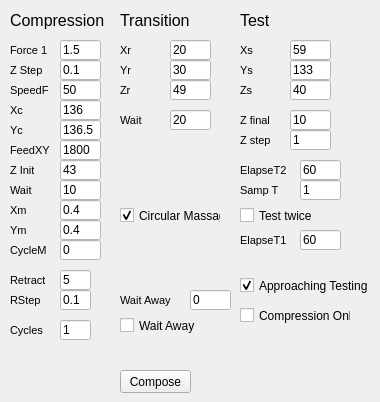
      <widget class="QWidget" name="tab_13">
       <attribute name="title">
        <string>FormalC&amp;T</string>
       </attribute>
       <widget class="QLineEdit" name="lineEdit_FormalCT_RetractionStep">
        <property name="geometry">
         <rect>
          <x>60</x>
          <y>290</y>
          <width>31</width>
          <height>20</height>
         </rect>
        </property>
        <property name="styleSheet">
         <string notr="true">background-color: rgb(255, 255, 255)</string>
        </property>
        <property name="text">
         <string>0.1</string>
        </property>
       </widget>
       <widget class="QLabel" name="label_IncrementSpeen_39">
        <property name="geometry">
         <rect>
          <x>10</x>
          <y>40</y>
          <width>41</width>
          <height>21</height>
         </rect>
        </property>
        <property name="font">
         <font>
          <pointsize>8</pointsize>
         </font>
        </property>
        <property name="text">
         <string>Force 1</string>
        </property>
        <property name="alignment">
         <set>Qt::AlignLeading|Qt::AlignLeft|Qt::AlignVCenter</set>
        </property>
       </widget>
       <widget class="QLabel" name="label_IncrementSpeen_40">
        <property name="geometry">
         <rect>
          <x>10</x>
          <y>80</y>
          <width>41</width>
          <height>21</height>
         </rect>
        </property>
        <property name="font">
         <font>
          <pointsize>8</pointsize>
         </font>
        </property>
        <property name="text">
         <string>SpeedF</string>
        </property>
        <property name="alignment">
         <set>Qt::AlignLeading|Qt::AlignLeft|Qt::AlignVCenter</set>
        </property>
       </widget>
       <widget class="QLineEdit" name="lineEdit_FormalCT_Retraction">
        <property name="geometry">
         <rect>
          <x>60</x>
          <y>270</y>
          <width>31</width>
          <height>20</height>
         </rect>
        </property>
        <property name="styleSheet">
         <string notr="true">background-color: rgb(255, 255, 255)</string>
        </property>
        <property name="text">
         <string>5</string>
        </property>
       </widget>
       <widget class="QLineEdit" name="lineEdit_FormalCT_CompressionCycles">
        <property name="geometry">
         <rect>
          <x>60</x>
          <y>320</y>
          <width>31</width>
          <height>20</height>
         </rect>
        </property>
        <property name="styleSheet">
         <string notr="true">background-color: rgb(255, 255, 255)</string>
        </property>
        <property name="text">
         <string>1</string>
        </property>
       </widget>
       <widget class="QLabel" name="label_IncrementSpeen_41">
        <property name="geometry">
         <rect>
          <x>10</x>
          <y>270</y>
          <width>41</width>
          <height>21</height>
         </rect>
        </property>
        <property name="font">
         <font>
          <pointsize>8</pointsize>
         </font>
        </property>
        <property name="text">
         <string>Retract</string>
        </property>
        <property name="alignment">
         <set>Qt::AlignLeading|Qt::AlignLeft|Qt::AlignVCenter</set>
        </property>
       </widget>
       <widget class="QLabel" name="label_IncrementSpeen_42">
        <property name="geometry">
         <rect>
          <x>10</x>
          <y>60</y>
          <width>41</width>
          <height>21</height>
         </rect>
        </property>
        <property name="font">
         <font>
          <pointsize>8</pointsize>
         </font>
        </property>
        <property name="text">
         <string>Z Step</string>
        </property>
        <property name="alignment">
         <set>Qt::AlignLeading|Qt::AlignLeft|Qt::AlignVCenter</set>
        </property>
       </widget>
       <widget class="QLineEdit" name="lineEdit_FormalCT_ZFeed">
        <property name="geometry">
         <rect>
          <x>60</x>
          <y>80</y>
          <width>41</width>
          <height>20</height>
         </rect>
        </property>
        <property name="styleSheet">
         <string notr="true">background-color: rgb(255, 255, 255)</string>
        </property>
        <property name="text">
         <string>50</string>
        </property>
       </widget>
       <widget class="QLabel" name="label_IncrementSpeen_43">
        <property name="geometry">
         <rect>
          <x>10</x>
          <y>320</y>
          <width>41</width>
          <height>21</height>
         </rect>
        </property>
        <property name="font">
         <font>
          <pointsize>8</pointsize>
         </font>
        </property>
        <property name="text">
         <string>Cycles</string>
        </property>
        <property name="alignment">
         <set>Qt::AlignLeading|Qt::AlignLeft|Qt::AlignVCenter</set>
        </property>
       </widget>
       <widget class="QLineEdit" name="lineEdit_FormalCT_ZStep1">
        <property name="geometry">
         <rect>
          <x>60</x>
          <y>60</y>
          <width>41</width>
          <height>20</height>
         </rect>
        </property>
        <property name="styleSheet">
         <string notr="true">background-color: rgb(255, 255, 255)</string>
        </property>
        <property name="text">
         <string>0.1</string>
        </property>
       </widget>
       <widget class="QLineEdit" name="lineEdit_FormalCT_Force1">
        <property name="geometry">
         <rect>
          <x>60</x>
          <y>40</y>
          <width>41</width>
          <height>20</height>
         </rect>
        </property>
        <property name="styleSheet">
         <string notr="true">background-color: rgb(255, 255, 255)</string>
        </property>
        <property name="text">
         <string>1.5</string>
        </property>
       </widget>
       <widget class="QLabel" name="label_IncrementSpeen_44">
        <property name="geometry">
         <rect>
          <x>10</x>
          <y>290</y>
          <width>41</width>
          <height>21</height>
         </rect>
        </property>
        <property name="font">
         <font>
          <pointsize>8</pointsize>
         </font>
        </property>
        <property name="text">
         <string>RStep</string>
        </property>
        <property name="alignment">
         <set>Qt::AlignLeading|Qt::AlignLeft|Qt::AlignVCenter</set>
        </property>
       </widget>
       <widget class="QLabel" name="label_IncrementSpeen_45">
        <property name="geometry">
         <rect>
          <x>10</x>
          <y>10</y>
          <width>101</width>
          <height>21</height>
         </rect>
        </property>
        <property name="font">
         <font>
          <pointsize>12</pointsize>
         </font>
        </property>
        <property name="text">
         <string>Compression</string>
        </property>
        <property name="alignment">
         <set>Qt::AlignLeading|Qt::AlignLeft|Qt::AlignVCenter</set>
        </property>
       </widget>
       <widget class="QLabel" name="label_IncrementSpeen_46">
        <property name="geometry">
         <rect>
          <x>10</x>
          <y>100</y>
          <width>41</width>
          <height>21</height>
         </rect>
        </property>
        <property name="font">
         <font>
          <pointsize>8</pointsize>
         </font>
        </property>
        <property name="text">
         <string>Xc</string>
        </property>
        <property name="alignment">
         <set>Qt::AlignLeading|Qt::AlignLeft|Qt::AlignVCenter</set>
        </property>
       </widget>
       <widget class="QLineEdit" name="lineEdit_FormalCT_XCenter">
        <property name="geometry">
         <rect>
          <x>60</x>
          <y>100</y>
          <width>41</width>
          <height>20</height>
         </rect>
        </property>
        <property name="styleSheet">
         <string notr="true">background-color: rgb(255, 255, 255)</string>
        </property>
        <property name="text">
         <string>136</string>
        </property>
       </widget>
       <widget class="QLineEdit" name="lineEdit_FormalCT_YCenter">
        <property name="geometry">
         <rect>
          <x>60</x>
          <y>120</y>
          <width>41</width>
          <height>20</height>
         </rect>
        </property>
        <property name="styleSheet">
         <string notr="true">background-color: rgb(255, 255, 255)</string>
        </property>
        <property name="text">
         <string>136.5</string>
        </property>
       </widget>
       <widget class="QLabel" name="label_IncrementSpeen_47">
        <property name="geometry">
         <rect>
          <x>10</x>
          <y>120</y>
          <width>41</width>
          <height>21</height>
         </rect>
        </property>
        <property name="font">
         <font>
          <pointsize>8</pointsize>
         </font>
        </property>
        <property name="text">
         <string>Yc</string>
        </property>
        <property name="alignment">
         <set>Qt::AlignLeading|Qt::AlignLeft|Qt::AlignVCenter</set>
        </property>
       </widget>
       <widget class="QLabel" name="label_IncrementSpeen_48">
        <property name="geometry">
         <rect>
          <x>10</x>
          <y>160</y>
          <width>41</width>
          <height>21</height>
         </rect>
        </property>
        <property name="font">
         <font>
          <pointsize>8</pointsize>
         </font>
        </property>
        <property name="text">
         <string>Z Init</string>
        </property>
        <property name="alignment">
         <set>Qt::AlignLeading|Qt::AlignLeft|Qt::AlignVCenter</set>
        </property>
       </widget>
       <widget class="QLineEdit" name="lineEdit_FormalCT_ZInitial">
        <property name="geometry">
         <rect>
          <x>60</x>
          <y>160</y>
          <width>41</width>
          <height>20</height>
         </rect>
        </property>
        <property name="styleSheet">
         <string notr="true">background-color: rgb(255, 255, 255)</string>
        </property>
        <property name="text">
         <string>43</string>
        </property>
       </widget>
       <widget class="QLabel" name="label_IncrementSpeen_49">
        <property name="geometry">
         <rect>
          <x>120</x>
          <y>40</y>
          <width>41</width>
          <height>21</height>
         </rect>
        </property>
        <property name="font">
         <font>
          <pointsize>8</pointsize>
         </font>
        </property>
        <property name="text">
         <string>Xr</string>
        </property>
        <property name="alignment">
         <set>Qt::AlignLeading|Qt::AlignLeft|Qt::AlignVCenter</set>
        </property>
       </widget>
       <widget class="QLineEdit" name="lineEdit_FormalCT_YRest">
        <property name="geometry">
         <rect>
          <x>170</x>
          <y>60</y>
          <width>41</width>
          <height>20</height>
         </rect>
        </property>
        <property name="styleSheet">
         <string notr="true">background-color: rgb(255, 255, 255)</string>
        </property>
        <property name="text">
         <string>30</string>
        </property>
       </widget>
       <widget class="QLabel" name="label_IncrementSpeen_50">
        <property name="geometry">
         <rect>
          <x>120</x>
          <y>60</y>
          <width>41</width>
          <height>21</height>
         </rect>
        </property>
        <property name="font">
         <font>
          <pointsize>8</pointsize>
         </font>
        </property>
        <property name="text">
         <string>Yr</string>
        </property>
        <property name="alignment">
         <set>Qt::AlignLeading|Qt::AlignLeft|Qt::AlignVCenter</set>
        </property>
       </widget>
       <widget class="QLineEdit" name="lineEdit_FormalCT_XRest">
        <property name="geometry">
         <rect>
          <x>170</x>
          <y>40</y>
          <width>41</width>
          <height>20</height>
         </rect>
        </property>
        <property name="styleSheet">
         <string notr="true">background-color: rgb(255, 255, 255)</string>
        </property>
        <property name="text">
         <string>20</string>
        </property>
       </widget>
       <widget class="QLabel" name="label_IncrementSpeen_51">
        <property name="geometry">
         <rect>
          <x>120</x>
          <y>10</y>
          <width>101</width>
          <height>21</height>
         </rect>
        </property>
        <property name="font">
         <font>
          <pointsize>12</pointsize>
         </font>
        </property>
        <property name="text">
         <string>Transition</string>
        </property>
        <property name="alignment">
         <set>Qt::AlignLeading|Qt::AlignLeft|Qt::AlignVCenter</set>
        </property>
       </widget>
       <widget class="QLabel" name="label_IncrementSpeen_52">
        <property name="geometry">
         <rect>
          <x>240</x>
          <y>10</y>
          <width>101</width>
          <height>21</height>
         </rect>
        </property>
        <property name="font">
         <font>
          <pointsize>12</pointsize>
         </font>
        </property>
        <property name="text">
         <string>Test</string>
        </property>
        <property name="alignment">
         <set>Qt::AlignLeading|Qt::AlignLeft|Qt::AlignVCenter</set>
        </property>
       </widget>
       <widget class="QLabel" name="label_IncrementSpeen_54">
        <property name="geometry">
         <rect>
          <x>120</x>
          <y>80</y>
          <width>41</width>
          <height>21</height>
         </rect>
        </property>
        <property name="font">
         <font>
          <pointsize>8</pointsize>
         </font>
        </property>
        <property name="text">
         <string>Zr</string>
        </property>
        <property name="alignment">
         <set>Qt::AlignLeading|Qt::AlignLeft|Qt::AlignVCenter</set>
        </property>
       </widget>
       <widget class="QLineEdit" name="lineEdit_FormalCT_ZRest">
        <property name="geometry">
         <rect>
          <x>170</x>
          <y>80</y>
          <width>41</width>
          <height>20</height>
         </rect>
        </property>
        <property name="styleSheet">
         <string notr="true">background-color: rgb(255, 255, 255)</string>
        </property>
        <property name="text">
         <string>49</string>
        </property>
       </widget>
       <widget class="QPushButton" name="button_ComposeFormalCT">
        <property name="geometry">
         <rect>
          <x>120</x>
          <y>370</y>
          <width>71</width>
          <height>23</height>
         </rect>
        </property>
        <property name="sizePolicy">
         <sizepolicy hsizetype="Fixed" vsizetype="Fixed">
          <horstretch>0</horstretch>
          <verstretch>0</verstretch>
         </sizepolicy>
        </property>
        <property name="maximumSize">
         <size>
          <width>200</width>
          <height>16777215</height>
         </size>
        </property>
        <property name="baseSize">
         <size>
          <width>0</width>
          <height>0</height>
         </size>
        </property>
        <property name="text">
         <string>Compose</string>
        </property>
       </widget>
       <widget class="QLineEdit" name="lineEdit_FormalCT_XYFeed">
        <property name="geometry">
         <rect>
          <x>60</x>
          <y>140</y>
          <width>41</width>
          <height>20</height>
         </rect>
        </property>
        <property name="styleSheet">
         <string notr="true">background-color: rgb(255, 255, 255)</string>
        </property>
        <property name="text">
         <string>1800</string>
        </property>
       </widget>
       <widget class="QLabel" name="label_IncrementSpeen_55">
        <property name="geometry">
         <rect>
          <x>10</x>
          <y>140</y>
          <width>41</width>
          <height>21</height>
         </rect>
        </property>
        <property name="font">
         <font>
          <pointsize>8</pointsize>
         </font>
        </property>
        <property name="text">
         <string>FeedXY</string>
        </property>
        <property name="alignment">
         <set>Qt::AlignLeading|Qt::AlignLeft|Qt::AlignVCenter</set>
        </property>
       </widget>
       <widget class="QLabel" name="label_IncrementSpeen_56">
        <property name="geometry">
         <rect>
          <x>120</x>
          <y>110</y>
          <width>41</width>
          <height>21</height>
         </rect>
        </property>
        <property name="font">
         <font>
          <pointsize>8</pointsize>
         </font>
        </property>
        <property name="text">
         <string>Wait</string>
        </property>
        <property name="alignment">
         <set>Qt::AlignLeading|Qt::AlignLeft|Qt::AlignVCenter</set>
        </property>
       </widget>
       <widget class="QLineEdit" name="lineEdit_FormalCT_TransitionWait">
        <property name="geometry">
         <rect>
          <x>170</x>
          <y>110</y>
          <width>41</width>
          <height>20</height>
         </rect>
        </property>
        <property name="styleSheet">
         <string notr="true">background-color: rgb(255, 255, 255)</string>
        </property>
        <property name="text">
         <string>20</string>
        </property>
       </widget>
       <widget class="QLabel" name="label_IncrementSpeen_57">
        <property name="geometry">
         <rect>
          <x>240</x>
          <y>40</y>
          <width>41</width>
          <height>21</height>
         </rect>
        </property>
        <property name="font">
         <font>
          <pointsize>8</pointsize>
         </font>
        </property>
        <property name="text">
         <string>Xs</string>
        </property>
        <property name="alignment">
         <set>Qt::AlignLeading|Qt::AlignLeft|Qt::AlignVCenter</set>
        </property>
       </widget>
       <widget class="QLineEdit" name="lineEdit_FormalCT_XTest">
        <property name="geometry">
         <rect>
          <x>290</x>
          <y>40</y>
          <width>41</width>
          <height>20</height>
         </rect>
        </property>
        <property name="styleSheet">
         <string notr="true">background-color: rgb(255, 255, 255)</string>
        </property>
        <property name="text">
         <string>59</string>
        </property>
       </widget>
       <widget class="QLineEdit" name="lineEdit_FormalCT_YTest">
        <property name="geometry">
         <rect>
          <x>290</x>
          <y>60</y>
          <width>41</width>
          <height>20</height>
         </rect>
        </property>
        <property name="styleSheet">
         <string notr="true">background-color: rgb(255, 255, 255)</string>
        </property>
        <property name="text">
         <string>133</string>
        </property>
       </widget>
       <widget class="QLabel" name="label_IncrementSpeen_58">
        <property name="geometry">
         <rect>
          <x>240</x>
          <y>60</y>
          <width>41</width>
          <height>21</height>
         </rect>
        </property>
        <property name="font">
         <font>
          <pointsize>8</pointsize>
         </font>
        </property>
        <property name="text">
         <string>Ys</string>
        </property>
        <property name="alignment">
         <set>Qt::AlignLeading|Qt::AlignLeft|Qt::AlignVCenter</set>
        </property>
       </widget>
       <widget class="QLineEdit" name="lineEdit_FormalCT_ZTest">
        <property name="geometry">
         <rect>
          <x>290</x>
          <y>80</y>
          <width>41</width>
          <height>20</height>
         </rect>
        </property>
        <property name="styleSheet">
         <string notr="true">background-color: rgb(255, 255, 255)</string>
        </property>
        <property name="text">
         <string>40</string>
        </property>
       </widget>
       <widget class="QLabel" name="label_IncrementSpeen_59">
        <property name="geometry">
         <rect>
          <x>240</x>
          <y>80</y>
          <width>41</width>
          <height>21</height>
         </rect>
        </property>
        <property name="font">
         <font>
          <pointsize>8</pointsize>
         </font>
        </property>
        <property name="text">
         <string>Zs</string>
        </property>
        <property name="alignment">
         <set>Qt::AlignLeading|Qt::AlignLeft|Qt::AlignVCenter</set>
        </property>
       </widget>
       <widget class="QLineEdit" name="lineEdit_FormalCT_ZFinal">
        <property name="geometry">
         <rect>
          <x>290</x>
          <y>110</y>
          <width>41</width>
          <height>20</height>
         </rect>
        </property>
        <property name="styleSheet">
         <string notr="true">background-color: rgb(255, 255, 255)</string>
        </property>
        <property name="text">
         <string>10</string>
        </property>
       </widget>
       <widget class="QLabel" name="label_IncrementSpeen_60">
        <property name="geometry">
         <rect>
          <x>240</x>
          <y>110</y>
          <width>41</width>
          <height>21</height>
         </rect>
        </property>
        <property name="font">
         <font>
          <pointsize>8</pointsize>
         </font>
        </property>
        <property name="text">
         <string>Z final</string>
        </property>
        <property name="alignment">
         <set>Qt::AlignLeading|Qt::AlignLeft|Qt::AlignVCenter</set>
        </property>
       </widget>
       <widget class="QLabel" name="label_IncrementSpeen_61">
        <property name="geometry">
         <rect>
          <x>240</x>
          <y>130</y>
          <width>41</width>
          <height>21</height>
         </rect>
        </property>
        <property name="font">
         <font>
          <pointsize>8</pointsize>
         </font>
        </property>
        <property name="text">
         <string>Z step</string>
        </property>
        <property name="alignment">
         <set>Qt::AlignLeading|Qt::AlignLeft|Qt::AlignVCenter</set>
        </property>
       </widget>
       <widget class="QLineEdit" name="lineEdit_FormalCT_ZStepTest">
        <property name="geometry">
         <rect>
          <x>290</x>
          <y>130</y>
          <width>41</width>
          <height>20</height>
         </rect>
        </property>
        <property name="styleSheet">
         <string notr="true">background-color: rgb(255, 255, 255)</string>
        </property>
        <property name="text">
         <string>1</string>
        </property>
       </widget>
       <widget class="QLabel" name="label_IncrementSpeen_62">
        <property name="geometry">
         <rect>
          <x>240</x>
          <y>160</y>
          <width>51</width>
          <height>21</height>
         </rect>
        </property>
        <property name="font">
         <font>
          <pointsize>8</pointsize>
         </font>
        </property>
        <property name="text">
         <string>ElapseT2</string>
        </property>
        <property name="alignment">
         <set>Qt::AlignLeading|Qt::AlignLeft|Qt::AlignVCenter</set>
        </property>
       </widget>
       <widget class="QLineEdit" name="lineEdit_FormalCT_TimeElapse">
        <property name="geometry">
         <rect>
          <x>300</x>
          <y>160</y>
          <width>41</width>
          <height>20</height>
         </rect>
        </property>
        <property name="styleSheet">
         <string notr="true">background-color: rgb(255, 255, 255)</string>
        </property>
        <property name="text">
         <string>60</string>
        </property>
       </widget>
       <widget class="QLineEdit" name="lineEdit_FormalCT_TimeSample">
        <property name="geometry">
         <rect>
          <x>300</x>
          <y>180</y>
          <width>41</width>
          <height>20</height>
         </rect>
        </property>
        <property name="styleSheet">
         <string notr="true">background-color: rgb(255, 255, 255)</string>
        </property>
        <property name="text">
         <string>1</string>
        </property>
       </widget>
       <widget class="QLabel" name="label_IncrementSpeen_63">
        <property name="geometry">
         <rect>
          <x>240</x>
          <y>180</y>
          <width>41</width>
          <height>21</height>
         </rect>
        </property>
        <property name="font">
         <font>
          <pointsize>8</pointsize>
         </font>
        </property>
        <property name="text">
         <string>Samp T</string>
        </property>
        <property name="alignment">
         <set>Qt::AlignLeading|Qt::AlignLeft|Qt::AlignVCenter</set>
        </property>
       </widget>
       <widget class="QLabel" name="label_IncrementSpeen_53">
        <property name="geometry">
         <rect>
          <x>10</x>
          <y>180</y>
          <width>41</width>
          <height>21</height>
         </rect>
        </property>
        <property name="font">
         <font>
          <pointsize>8</pointsize>
         </font>
        </property>
        <property name="text">
         <string>Wait</string>
        </property>
        <property name="alignment">
         <set>Qt::AlignLeading|Qt::AlignLeft|Qt::AlignVCenter</set>
        </property>
       </widget>
       <widget class="QLineEdit" name="lineEdit_FormalCT_WaitCompression">
        <property name="geometry">
         <rect>
          <x>60</x>
          <y>180</y>
          <width>41</width>
          <height>20</height>
         </rect>
        </property>
        <property name="styleSheet">
         <string notr="true">background-color: rgb(255, 255, 255)</string>
        </property>
        <property name="text">
         <string>10</string>
        </property>
       </widget>
       <widget class="QLineEdit" name="lineEdit_FormalCT_YMassage">
        <property name="geometry">
         <rect>
          <x>60</x>
          <y>220</y>
          <width>41</width>
          <height>20</height>
         </rect>
        </property>
        <property name="styleSheet">
         <string notr="true">background-color: rgb(255, 255, 255)</string>
        </property>
        <property name="text">
         <string>0.4</string>
        </property>
       </widget>
       <widget class="QLabel" name="label_IncrementSpeen_64">
        <property name="geometry">
         <rect>
          <x>10</x>
          <y>200</y>
          <width>41</width>
          <height>21</height>
         </rect>
        </property>
        <property name="font">
         <font>
          <pointsize>8</pointsize>
         </font>
        </property>
        <property name="text">
         <string>Xm</string>
        </property>
        <property name="alignment">
         <set>Qt::AlignLeading|Qt::AlignLeft|Qt::AlignVCenter</set>
        </property>
       </widget>
       <widget class="QLineEdit" name="lineEdit_FormalCT_XMassage">
        <property name="geometry">
         <rect>
          <x>60</x>
          <y>200</y>
          <width>41</width>
          <height>20</height>
         </rect>
        </property>
        <property name="styleSheet">
         <string notr="true">background-color: rgb(255, 255, 255)</string>
        </property>
        <property name="text">
         <string>0.4</string>
        </property>
       </widget>
       <widget class="QLabel" name="label_IncrementSpeen_65">
        <property name="geometry">
         <rect>
          <x>10</x>
          <y>220</y>
          <width>41</width>
          <height>21</height>
         </rect>
        </property>
        <property name="font">
         <font>
          <pointsize>8</pointsize>
         </font>
        </property>
        <property name="text">
         <string>Ym</string>
        </property>
        <property name="alignment">
         <set>Qt::AlignLeading|Qt::AlignLeft|Qt::AlignVCenter</set>
        </property>
       </widget>
       <widget class="QLineEdit" name="lineEdit_FormalCT_CycleMassage">
        <property name="geometry">
         <rect>
          <x>60</x>
          <y>240</y>
          <width>41</width>
          <height>20</height>
         </rect>
        </property>
        <property name="styleSheet">
         <string notr="true">background-color: rgb(255, 255, 255)</string>
        </property>
        <property name="text">
         <string>0</string>
        </property>
       </widget>
       <widget class="QLabel" name="label_IncrementSpeen_66">
        <property name="geometry">
         <rect>
          <x>10</x>
          <y>240</y>
          <width>41</width>
          <height>21</height>
         </rect>
        </property>
        <property name="font">
         <font>
          <pointsize>8</pointsize>
         </font>
        </property>
        <property name="text">
         <string>CycleM</string>
        </property>
        <property name="alignment">
         <set>Qt::AlignLeading|Qt::AlignLeft|Qt::AlignVCenter</set>
        </property>
       </widget>
       <widget class="QCheckBox" name="checkBox_FormalCT_CompressionOnly">
        <property name="geometry">
         <rect>
          <x>240</x>
          <y>300</y>
          <width>111</width>
          <height>31</height>
         </rect>
        </property>
        <property name="text">
         <string>Compression Only</string>
        </property>
        <property name="checked">
         <bool>false</bool>
        </property>
       </widget>
       <widget class="QCheckBox" name="checkBox_FormalCT_TestTwice">
        <property name="geometry">
         <rect>
          <x>240</x>
          <y>200</y>
          <width>111</width>
          <height>31</height>
         </rect>
        </property>
        <property name="text">
         <string>Test twice</string>
        </property>
        <property name="checked">
         <bool>false</bool>
        </property>
       </widget>
       <widget class="QLineEdit" name="lineEdit_FormalCT_AwayWait">
        <property name="geometry">
         <rect>
          <x>190</x>
          <y>290</y>
          <width>41</width>
          <height>20</height>
         </rect>
        </property>
        <property name="styleSheet">
         <string notr="true">background-color: rgb(255, 255, 255)</string>
        </property>
        <property name="text">
         <string>0</string>
        </property>
       </widget>
       <widget class="QLabel" name="label_IncrementSpeen_67">
        <property name="geometry">
         <rect>
          <x>120</x>
          <y>290</y>
          <width>61</width>
          <height>21</height>
         </rect>
        </property>
        <property name="font">
         <font>
          <pointsize>8</pointsize>
         </font>
        </property>
        <property name="text">
         <string>Wait Away</string>
        </property>
        <property name="alignment">
         <set>Qt::AlignLeading|Qt::AlignLeft|Qt::AlignVCenter</set>
        </property>
       </widget>
       <widget class="QCheckBox" name="checkBox_FormalCT_ApproachingTesting">
        <property name="geometry">
         <rect>
          <x>240</x>
          <y>270</y>
          <width>131</width>
          <height>31</height>
         </rect>
        </property>
        <property name="text">
         <string>Approaching Testing</string>
        </property>
        <property name="checked">
         <bool>true</bool>
        </property>
       </widget>
       <widget class="QCheckBox" name="checkBox_FormalCT_CircularMassage">
        <property name="geometry">
         <rect>
          <x>120</x>
          <y>200</y>
          <width>101</width>
          <height>31</height>
         </rect>
        </property>
        <property name="text">
         <string>Circular Massage</string>
        </property>
        <property name="checked">
         <bool>true</bool>
        </property>
       </widget>
       <widget class="QLabel" name="label_IncrementSpeen_68">
        <property name="geometry">
         <rect>
          <x>240</x>
          <y>230</y>
          <width>51</width>
          <height>21</height>
         </rect>
        </property>
        <property name="font">
         <font>
          <pointsize>8</pointsize>
         </font>
        </property>
        <property name="text">
         <string>ElapseT1</string>
        </property>
        <property name="alignment">
         <set>Qt::AlignLeading|Qt::AlignLeft|Qt::AlignVCenter</set>
        </property>
       </widget>
       <widget class="QLineEdit" name="lineEdit_FormalCT_TimeElapse_1">
        <property name="geometry">
         <rect>
          <x>300</x>
          <y>230</y>
          <width>41</width>
          <height>20</height>
         </rect>
        </property>
        <property name="styleSheet">
         <string notr="true">background-color: rgb(255, 255, 255)</string>
        </property>
        <property name="text">
         <string>60</string>
        </property>
       </widget>
       <widget class="QCheckBox" name="checkBox_FormalCT_MoveAway">
        <property name="geometry">
         <rect>
          <x>120</x>
          <y>310</y>
          <width>81</width>
          <height>31</height>
         </rect>
        </property>
        <property name="text">
         <string>Wait Away</string>
        </property>
        <property name="checked">
         <bool>false</bool>
        </property>
       </widget>
      </widget>
